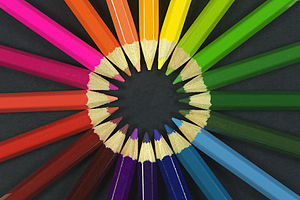
#> input picture CV/ps01/img2.png, 300 x 200 px
$ python experiment.py
#> lines starting #> are read from the running program, lines starting #| are printed output that depends on the picture
### CV/ps01/ps1.py
import math
import numpy as np
import cv2
import sys

# # Implement the functions below.


def extractRed(image):
    """ Returns the red channel of the input image. It is highly recommended to make a copy of the
    input image in order to avoid modifying the original array. You can do this by calling:
    temp_image = np.copy(image)

    Args:
        image (numpy.array): Input RGB (BGR in OpenCV) image.

    Returns:
        numpy.array: Output 2D array containing the red channel.
    """
    temp_image = np.copy(image)
    return temp_image[:,:,2]
    pass


def extractGreen(image):
    """ Returns the green channel of the input image. It is highly recommended to make a copy of the
    input image in order to avoid modifying the original array. You can do this by calling:
    temp_image = np.copy(image)

    Args:
        image (numpy.array): Input RGB (BGR in OpenCV) image.

    Returns:
        numpy.array: Output 2D array containing the green channel.
    """
    temp_image = np.copy(image)
    return temp_image[:,:,1]
    pass


# [14 lines left out: function extractBlue, not called in this run]


def swapGreenBlue(image):
    """ Returns an image with the green and blue channels of the input image swapped. It is highly
    recommended to make a copy of the input image in order to avoid modifying the original array.
    You can do this by calling:
    temp_image = np.copy(image)

    Args:
        image (numpy.array): Input RGB (BGR in OpenCV) image.

    Returns:
        numpy.array: Output 3D array with the green and blue channels swapped.
    """
    temp_image = np.copy(image)
    temp_result = np.copy(image)

    temp_result[:,:,0] = temp_image[:,:,1]
    temp_result[:,:,1] = temp_image[:,:,0]
    return temp_result
    pass


# [195 lines left out: functions copyPasteMiddle, imageStats, normalized, shiftImageLeft, differenceImage, addNoise, not called in this run]

### CV/ps01/experiment.py
import numpy as np
import cv2

from ps1 import *


def main():

    # TODO: Insert your image file paths here:
    img1_filename = 'img2.png'
    img2_filename = 'img1.png'

    # # 1a
    img1 = cv2.imread(img1_filename)
#> img1 is the input picture: shape (200, 300, 3); mean B, G, R 58.9, 75.1, 92.9
    img2 = cv2.imread(img2_filename)
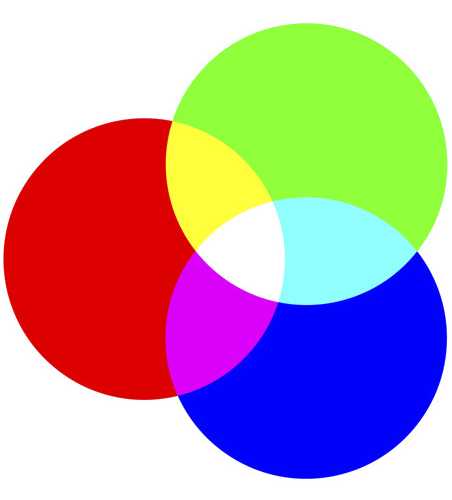
#> input picture CV/ps01/img1.png, 452 x 500 px
#> img2 is the input picture: shape (500, 452, 3); mean B, G, R 170.5, 159.5, 182.8

    assert 100 < img1.shape[0] <= 512, "Check your image 1 dimensions"
    assert 100 < img1.shape[1] <= 512, "Check your image 1 dimensions"
    assert 100 < img2.shape[0] <= 512, "Check your image 2 dimensions"
    assert 100 < img2.shape[1] <= 512, "Check your image 2 dimensions"
    assert img1.shape[1] > img1.shape[0], "Image 1 should be a wide image"
    assert img2.shape[0] > img2.shape[1], "Image 2 should be a tall image"

    cv2.imwrite('output/ps1-1-a-1.png', img1)
    cv2.imwrite('output/ps1-1-a-2.png', img2)

    # # 2 Color Planes

    # # 2a
    swapped_green_blue_img = swapGreenBlue(img1)
#> in swapGreenBlue, `temp_result[:,:,0] = temp_image[:,:,1]`:
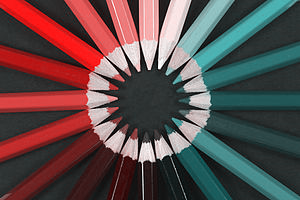
#> temp_result: shape (200, 300, 3); mean B, G, R 75.1, 75.1, 92.9
#> in swapGreenBlue, `temp_result[:,:,1] = temp_image[:,:,0]`:
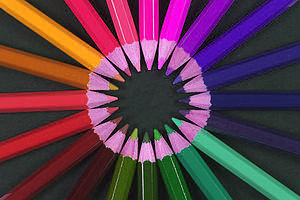
#> temp_result: shape (200, 300, 3); mean B, G, R 75.1, 58.9, 92.9
    cv2.imwrite('output/ps1-2-a-1.png', swapped_green_blue_img)

    # # 2b
    img1_green = extractGreen(img1)
#> in extractGreen, `return temp_image[:,:,1]`:
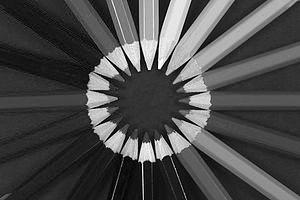
#> returned value: shape (200, 300); min 0, max 255, mean 75.1
    assert len(img1_green.shape) == 2, "The monochrome image must be a 2D array"
    cv2.imwrite('output/ps1-2-b-1.png', img1_green)

    # # 2c
    img1_red = extractRed(img1)
#> in extractRed, `return temp_image[:,:,2]`:
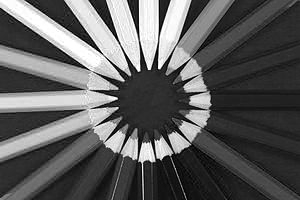
#> returned value: shape (200, 300); min 0, max 255, mean 92.9
    assert len(img1_red.shape) == 2, "The monochrome image must be a 2D array"
    cv2.imwrite('output/ps1-2-c-1.png', img1_red)

    # # 3 Replacement of Pixels

    # # 3a

    # TODO: Choose the monochrome image for img1.
    # This could be either img1_green or img1_red based on what you
    # found out in the previous section.
#> (the run stopped early here; a loop or call above may not have finished)
